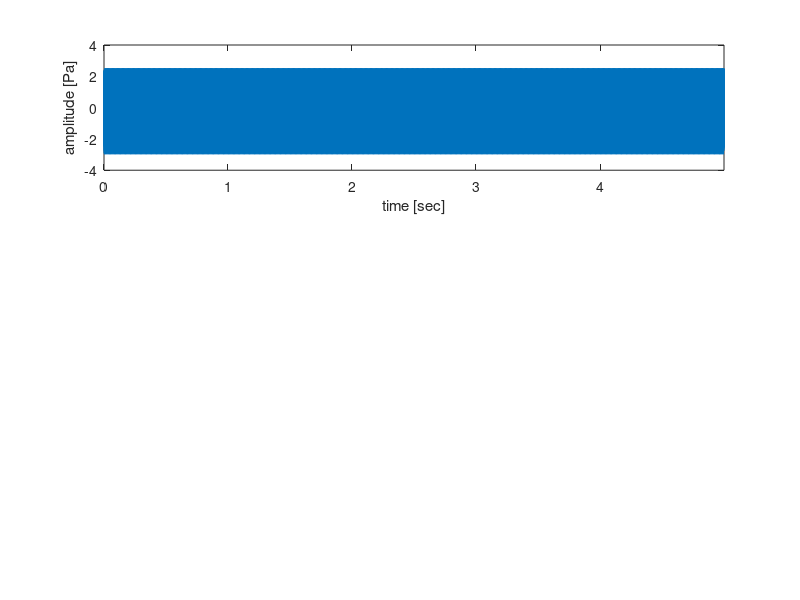

This chart was generated by the following MATLAB code: (Note: this script raises an error after producing the figure.)
%% START

%% Initialization
close all;
clc;
clear;

%% File name
filename = 'cos_wave';

%% Make time array
fs = 44.1e3;
T = 5;
t = 0 : 1/fs : T-1/fs;

%% Make sound wave
y = 1/2 * cos(2*pi*2e3*t -pi/4) + 3/2 *cos(2*pi*10e3*t +pi/3) + cos(2*pi*15e3*t);

%% Make limit of plot and Font size
lim = { [-4 4] , [0 2] , [-0.75 0.75]};
setting_fontsize = 18;

%% Get amplitude and theta
Y = fft(y);
L = length(Y);
amplitude = abs(Y/L);
h_amplitude = amplitude(1:L/2+1);
h_amplitude(2:end-1) = 2*h_amplitude(2:end-1);

re = real(Y/L);
im = imag(Y/L);

tol = 5e-3;
im(amplitude < tol) = 0;

theta = atan(im./re);
h_theta = theta(1:L/2+1);

%% Make frequency array
f = linspace(0,fs/2,length(h_amplitude));

%% Make figure
figure('position', [0, 0, 600*16/9, 600]);

%% Time domain plot
subplot(3,1,1);
plot(t,y);
ylabel('amplitude [Pa]');
xlabel('time [sec]');
xlim([t(1) t(end)]);
ylim(lim{1});
ax = gca;
ax.FontSize = setting_fontsize;

%% Amplitude plot
subplot(3,1,2);
plot(f/1e3,h_amplitude);
ylabel('amplitude');
xlabel('frequency [kHz]');
xlim([f(1)/1e3 f(end)/1e3]);
ylim(lim{2});
ax = gca;
ax.FontSize = setting_fontsize;

%% Theta plot
subplot(3,1,3);
plot(f/1e3,h_theta/pi);
ylabel('theta / \pi');
xlabel('frequency [kHz]');
xlim([f(1)/1e3 f(end)/1e3]);
ylim(lim{3});
ax = gca;
ax.FontSize = setting_fontsize;

%% Save as png
fig = gcf;
exportgraphics(fig, [ '../../img/ps/' filename '.png' ] , 'Resolution', 500);

%% END
